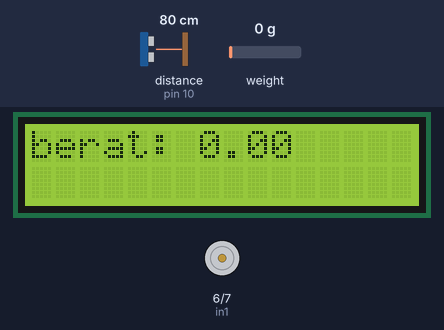
The sketch below on a simulated Arduino Uno, built with avr-gcc and run on an emulated ATmega328P. On the bench: 16×2 character LCD, motor-driver pin pairs drawn as motors (green arrow = first pin HIGH = forward, orange = second pin HIGH = backward, longer = more drive, scaled by the enable pin). Wiring (inferred from the names in the program): ultrasonic range finder: trigger pin 9; echo pin 10. Inputs (shaded band) come from the test bench; at power-on: weight on the scale 0 g, distance to the obstacle (sensor on pin 10) 80 cm. The echo pulse lasts 58.3 µs per cm; what the sketch prints to the serial monitor is not drawn.

Above: at 3.1 s.
3.2 s: weight on the scale set to 178 g
At 5.6 s:
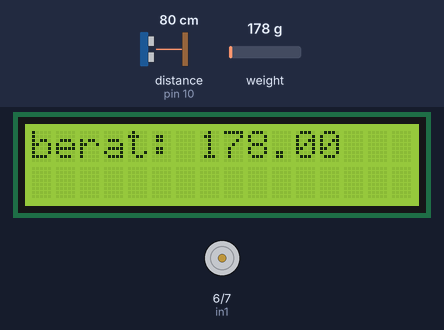
6.1 s: weight on the scale set to 217 g
At 8.2 s:
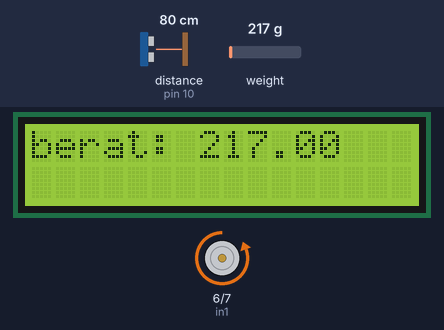
12.5 s: distance to the obstacle (sensor on pin 10) set to 13 cm
16.3 s: distance to the obstacle (sensor on pin 10) set to 10 cm
22.7 s: weight on the scale set to 100 g
At 25.8 s:
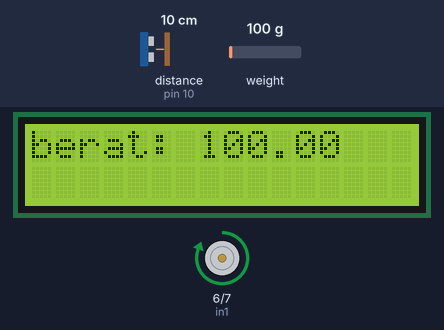
26.8 s: distance to the obstacle (sensor on pin 10) set to 18 cm
At 28.5 s:
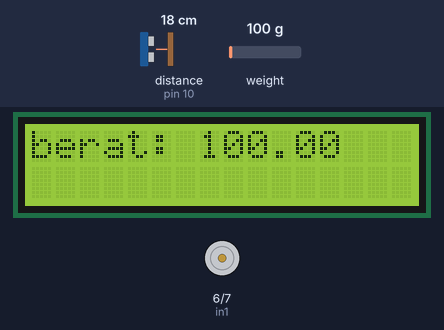
Timing chart, 0 to 30.0 s (numbered marks = the images above; inputs shaded):
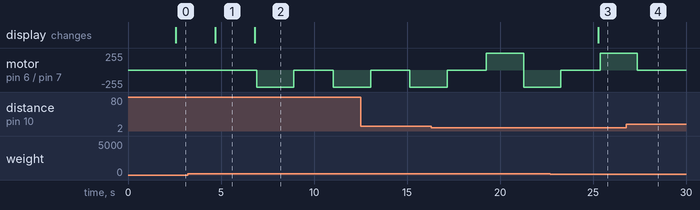

Measured:
- the behaviour switches between 199 and 200 g on weight on the scale (found by bisection; images 1 and 2)
- after the input at 3.2 s, the display: changes after 1.5 s (image 1)
- after the input at 6.1 s, motor on pin 6 (in1) / pin 7 (in2): stopped → backward 255/255 after 0.82 s, → stopped 2.0 s later, → backward 255/255 2.1 s later; the display: changes after 0.72 s (image 2)
- after the input at 22.7 s, the display: changes after 2.6 s (image 3)
- after the input at 26.8 s, motor on pin 6 (in1) / pin 7 (in2): goes on until 27.4 s, then stays stopped

The sketch:

LoadCell.ino
```cpp
#include "HX711.h"
#include<LiquidCrystal_I2C.h>

// Pin definitons
const int LOADCELL_DOUT_PIN = A1;
const int LOADCELL_SCK_PIN = A2;

const int enA = 5;
const int in1 = 6;
const int in2 = 7;

const int PB =  2; //pushbutton

const int Trig = 9;
const int Echo = 10;

LiquidCrystal_I2C lcd(0x27,16,2);
// Create an instance of the HX711 class
HX711 scale;

void setup() {
  Serial.begin(9600);
  // Setup pin motor L298N
  pinMode(enA, OUTPUT);
  pinMode(in1, OUTPUT);
  pinMode(in2, OUTPUT);

  pinMode(PB, INPUT);

  pinMode(Trig, OUTPUT);
  pinMode(Echo, INPUT);

  lcd.init();
  lcd.backlight();
  lcd.clear();

  // Initialize the scale
  scale.begin(LOADCELL_DOUT_PIN, LOADCELL_SCK_PIN);

  // Calibrate the scale (adjust the factor based on your load cell)
  scale.set_scale(250.f); // This value is obtained using the calibration process
  scale.tare();  // Reset the scale to 0


}

void loop() {
  // Read the weight
  float weight = scale.get_units(15);  // Get an average of 10 readings
  // Convert to grams (if the calibration factor was set for kg)
  float weightInGrams = weight * 1000;
  if (weight<0) {
    weight = 0;
  }
  // Print the weight on the serial monitor
  Serial.print("Weight: ");
  Serial.print(weight);
  Serial.println(" gram");
  lcd.setCursor(0, 0);
  lcd.print("berat:");
  lcd.setCursor(7, 0);
  lcd.print(weight);
  delay(100);
  //ULTRASONIK
  long duration, distance;
  digitalWrite(Trig, LOW);
  delayMicroseconds(2);
  digitalWrite(Trig, HIGH);
  delayMicroseconds(10);
  digitalWrite(Trig, LOW);
  duration = pulseIn(Echo, HIGH);
  distance = (duration/2) / 29.1;


  if (distance <= 10) {
    digitalWrite(in1, HIGH);
    digitalWrite(in2, LOW);
    analogWrite(enA, 255);
    delay(2000);
    digitalWrite(in1, LOW);
    digitalWrite(in2, LOW);
    analogWrite(enA, 0);
  }
    if (weight >= 200) {
      digitalWrite(in1, LOW);
      digitalWrite(in2, HIGH);
      analogWrite(enA, 255);
      delay(2000);
      digitalWrite(in1, LOW);
      digitalWrite(in2, LOW);
      analogWrite(enA, 0);
    }

  delay(500);
}
```
